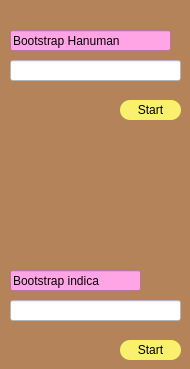
            <widget class="QWidget" name="bootstrap">
             <property name="styleSheet">
              <string notr="true">background-color: rgb(181, 131, 90);</string>
             </property>
             <widget class="QLineEdit" name="sn1">
              <property name="geometry">
               <rect>
                <x>10</x>
                <y>60</y>
                <width>171</width>
                <height>21</height>
               </rect>
              </property>
              <property name="styleSheet">
               <string notr="true">background-color: rgb(255, 255, 255);</string>
              </property>
             </widget>
             <widget class="QLineEdit" name="sn1_2">
              <property name="geometry">
               <rect>
                <x>10</x>
                <y>300</y>
                <width>171</width>
                <height>21</height>
               </rect>
              </property>
              <property name="styleSheet">
               <string notr="true">background-color: rgb(255, 255, 255);</string>
              </property>
             </widget>
             <widget class="QPushButton" name="bt_start">
              <property name="geometry">
               <rect>
                <x>120</x>
                <y>340</y>
                <width>61</width>
                <height>20</height>
               </rect>
              </property>
              <property name="styleSheet">
               <string notr="true">QPushButton{
	background-color: rgb(249, 240, 107);
border-radius:10px;
}
QPushButton:hover{
	background-color: rgb(229, 165, 10);
border-radius:10px;
}</string>
              </property>
              <property name="text">
               <string>Start</string>
              </property>
             </widget>
             <widget class="QPushButton" name="bt_start2">
              <property name="geometry">
               <rect>
                <x>120</x>
                <y>100</y>
                <width>61</width>
                <height>20</height>
               </rect>
              </property>
              <property name="styleSheet">
               <string notr="true">QPushButton{
	background-color: rgb(249, 240, 107);
border-radius:10px;
}
QPushButton:hover{
	background-color: rgb(229, 165, 10);
border-radius:10px;
}</string>
              </property>
              <property name="text">
               <string>Start</string>
              </property>
             </widget>
             <widget class="QLineEdit" name="lineEdit">
              <property name="geometry">
               <rect>
                <x>10</x>
                <y>270</y>
                <width>131</width>
                <height>21</height>
               </rect>
              </property>
              <property name="styleSheet">
               <string notr="true">background-color: rgb(255, 165, 229);</string>
              </property>
              <property name="text">
               <string>Bootstrap indica</string>
              </property>
             </widget>
             <widget class="QLineEdit" name="lineEdit_6">
              <property name="geometry">
               <rect>
                <x>10</x>
                <y>30</y>
                <width>161</width>
                <height>21</height>
               </rect>
              </property>
              <property name="styleSheet">
               <string notr="true">background-color: rgb(255, 165, 229);</string>
              </property>
              <property name="text">
               <string>Bootstrap Hanuman</string>
              </property>
             </widget>
            </widget>
